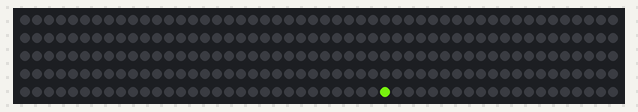
This sketch was run on a simulated Arduino Uno, built with avr-gcc and run on an emulated ATmega328P. Parts: 250 RGB LEDs in strip order, left to right, continuing on the next row. Dim RGB values are drawn brighter than linear; random numbers use the default seed unless the sketch sets one.

Above: at 0.16 s.
At 3.65 s:
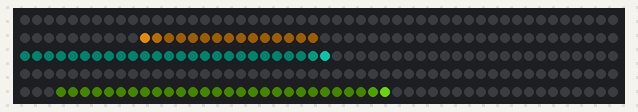
At 7.02 s:
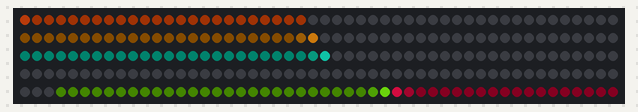
At 14.91 s:
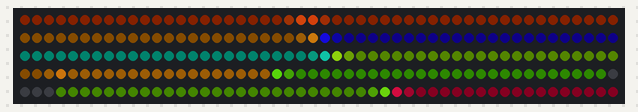
At 30.22 s:
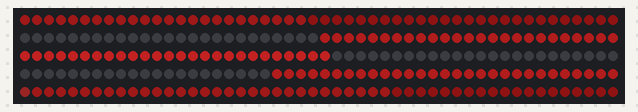
At 37.9 s:
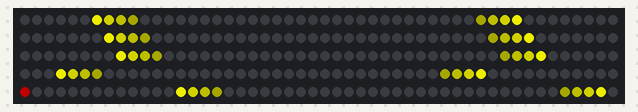

The sketch:

LED_Show_10arm.ino
```cpp
#include "FastLED.h"

#define NUM_LEDS 250
#define DATA_PIN 6

CRGB leds[NUM_LEDS];

void setup() {
	// set up
	FastLED.addLeds<WS2811,DATA_PIN, BRG>(leds, NUM_LEDS);
}

/**
 *
 */
void loop() {
	// 2 for chill 1 for upbeat
	int tempo = 1;

	clearAll();
	raveSnail(tempo * 20);
	oneArmWipe(tempo * 30); // wipe

	for (int i = 0; i < 4; i++) {
		randRainbowPulse(tempo * 30);
	}

	for (int i = 0; i < 4; i++) {
		oneArmSpin(tempo * 100);
	}

	for (int i = 0; i < 4; i++) {
		fireworks2(15 * tempo);
	}

	for (int i = 0; i < 4; i++) {
		fireworks1(15 * tempo);
	}

	for (int i = 0; i < 4; i++) {
		rotatingSpiral(tempo * 60);
	}

	explode(20, 30); // one big one to clear previous lights
	for (int i = 20; i > 0; i=i-4) {
		explode(i, 20);
	}
	oneArmWipe(tempo * 30); // wipe


	for (int i = 0; i < 4; i++) {
		randArmColors(tempo * 120);
	}

}

/**
 * run a colour all around the arms leaving a faint trail
 */
void raveSnail(int wait) {
	int sat = 200;
	// choose arm at random
	int arms[10] = { 4, 2, 6, 9, 0, 7, 3, 1, 5, 8 };
	for (int a=0; a<10; a++) {
		int arm = arms[a];
		int hue = random8();
		// start and center and run to end
		for (int i=0; i<25; i++) {
			pixelOnHSV(arm, i, hue, sat, 255);
			pixelOnHSV(arm, i-1, hue, sat, 150);
			pixelOnHSV(arm, i-2, hue, sat, 100);
			FastLED.show();
			delay(wait);
		}
		// run to back to center
		for (int i=25; i>=0; i--) {
			pixelOnHSV(arm, i, hue, sat, 200);
			pixelOnHSV(arm, i+1, hue, sat, 100);
			pixelOnHSV(arm, i+2, hue, sat, 50);
			FastLED.show();
			delay(wait);
		}
	}
}

/**
 * Loop around all 10 arms lighting up the whole thing in a random colour
 */
void randArmColors(int wait) {
	for (int i = 0; i < 10; i++) {
		int hue = randbetween(0, 255);
		int arm = randbetween(0, 9);
		armOnHSV(arm, hue, 200, 100);
		FastLED.show();
		delay(wait);
	}
}

/**
 * draw a red and white spiral and rotate it
 */
void rotatingSpiral(int wait) {
	for (int start_arm = 0; start_arm < 10; start_arm++) {
		int arm = start_arm;
		setAllHSV(0, 0, 50);
		int i = 0;
		while (i < 30) {
			// pixelOnHSV(arm, i-3, 0, 200, 50);
			pixelOnHSV(arm, i-2, 0, 200, 100);
			pixelOnHSV(arm, i-1, 0, 200, 150);
			pixelOnHSV(arm, i, 0, 200, 200);
			pixelOnHSV(arm, i+1, 0, 200, 150);
			pixelOnHSV(arm, i+2, 0, 200, 100);
			// pixelOnHSV(arm, i+3, 0, 200, 50);
			i++;
			arm++;
			if (arm > 9) { arm = 0; }
		}
		FastLED.show();
		delay(wait);
	}
}

/**
 * pulse center to edge and back with random colors
 */
void randRainbowPulse(int wait) {
	int hue = randbetween(0, 255);
	for (int pix = 0; pix < 30; pix++) {
		for (int arm = 0; arm < 10; arm++) {
			pixelOnHSV(arm, pix, hue, 250, 200);
			pixelOnHSV(arm, pix-1, hue, 210, 150);
			pixelOnHSV(arm, pix-2, hue, 170, 100);
			pixelOnHSV(arm, pix-3, hue, 130, 80);
		}
		FastLED.show();
		delay(wait);
	}
	hue = randbetween(0, 255);
	for (int pix = 30; pix > 0; pix--) {
		for (int arm = 0; arm < 10; arm++) {
			pixelOnHSV(arm, pix, hue, 250, 200);
			pixelOnHSV(arm, pix+1, hue, 210, 150);
			pixelOnHSV(arm, pix+2, hue, 170, 100);
			pixelOnHSV(arm, pix+3, hue, 130, 80);
		}
		FastLED.show();
		delay(wait);
	}
}

/**
 * Running two pulses at once, one going in a bouncing out
 */
void fireworks1(int wait) {
	for (int i = 8; i < 50; i++) {
		for (int arm = 0; arm < 10; arm++) {
			// reversed bit
			pixelOnRGB(arm, 16-i, 10, 10, 0); //yellow
			pixelOnRGB(arm, 15-i, 20, 20, 0); //yellow
			pixelOnRGB(arm, i-21, 40, 40, 0); //yellow
			pixelOnRGB(arm, i-20, 80, 80, 0); //yellow
			pixelOnRGB(arm, i-19, 120, 120, 0); //yellow
			pixelOnRGB(arm, i-18, 200, 200, 0); //yellow
			//normal bit
			pixelOnRGB(arm, i-3, 80, 0, 0); //red
			pixelOnRGB(arm, i-2, 160, 0, 0); //red
			pixelOnRGB(arm, i-1, 20, 0, 0); //red
			pixelOnRGB(arm, i, 40, 0, 0); //red
			pixelOnRGB(arm, i+1, 80, 0, 0); //red
			pixelOnRGB(arm, i+2, 200, 0, 0); //red
		}
		FastLED.show();
		delay(wait);
		clearAll();
	}
}

/**
 * Pulse a couple lights out
 */
void fireworks2(int wait) {
	for (int i = 0; i < 30; i++) {
		for (int arm = 0; arm < 10; arm++) {
			pixelOnHSV(arm, i, 160, 200, 200);
			pixelOnHSV(arm, i-1, 160, 200, 120);
			pixelOnHSV(arm, 30-i, 85, 200, 200);
			pixelOnHSV(arm, 30-i+1, 85, 200, 120);
		}
		FastLED.show();
		delay(wait);
		clearAll();
	}
}

/**
 * pulse all lights in rainbow
 */
void rainbow() {
	for (int hue = 0; hue < 256; hue=hue+1) {
		for (int arm = 0; arm < 10; arm++) {
			armOnHSV(arm, hue, 200, 100);
		}
		FastLED.show();
	}
}

/**
 * A single pulse going form the center to the 'size' and back
 */
void explode(int wait, int size) {
	for (int i = 0; i < size; i++) {
		for (int arm = 0; arm < 10; arm++) {
			pixelOnHSV(arm, i, 120, 150, 100);
			pixelOnHSV(arm, i+1, 120, 150, 200);
			pixelOnHSV(arm, i+2, 120, 150, 100);
		}
		FastLED.show();
		delay(wait);
		for (int arm = 0; arm < 10; arm++) {
			pixelOnHSV(arm, i, 0, 0, 0);
			pixelOnHSV(arm, i+1, 0, 0, 0);
			pixelOnHSV(arm, i+2, 0, 0, 0);
		}
		FastLED.show();
	}
	for (int i = size; i > 0; i--) {
		for (int arm = 0; arm < 10; arm++) {
			pixelOnHSV(arm, i, 120, 150, 100);
			pixelOnHSV(arm, i+1, 120, 150, 200);
			pixelOnHSV(arm, i+2, 120, 150, 100);
		}
		FastLED.show();
		delay(wait);
		for (int arm = 0; arm < 10; arm++) {
			pixelOnHSV(arm, i, 0, 0, 0);
			pixelOnHSV(arm, i+1, 0, 0, 0);
			pixelOnHSV(arm, i+2, 0, 0, 0);
		}
		FastLED.show();
	}
}

/**
 * Spin around all arms to 'wipe' an old pattern clean
 */
void oneArmWipe(int wait) {
	for (int i = 0; i < 10; i++) {
		armOnHSV(i,0,96,120);
		FastLED.show();
		delay(wait);
		armOnRGB(i,0,0,0);
		FastLED.show();
	}
}

/**
 * Make a spinning pattern with crude anti aliasing
 */
void oneArmSpin(int wait) {
	for (int i = 0; i < 10; i++) {

		int values[10] = { 60,90,120,150,120,90,60,0,0,0 };
		for (int j=0; j<10; j++) {
			armOnHSV(i+j, 0, 150, values[j]);
		}

		FastLED.show();
		delay(wait);
	}
}

/**
 * Make a spinning pattern with two colors
 */
void twoColorSpin(int wait) {
	for (int i = 0; i < 10; i++) {

		int values[10] = { 100,120,150,120,100,100,120,150,120,100 };
		int hues[10] = { 85,85,85,85,85,0,0,0,0,0 };
		for (int j=0; j<10; j++) {
			armOnHSV(i+j, hues[j], 150, values[j]);
		}

		FastLED.show();
		delay(wait);
	}
}

/**
 * Make a spinning pattern with crude anti aliasing
 */
void twoArmSpin(int wait) {
	for (int i = 0; i < 10; i++) {

		int values[10] = { 150,80,0,0,80,150,80,0,0,80 };
		for (int j=0; j<10; j++) {
			armOnHSV(i+j, 0, 150, values[j]);
		}

		FastLED.show();
		delay(wait);
	}
}

/**
 * Switch all lights on to a warm white
 */
void warmWhite() {
	for (int i = 0; i < 10; i++) {
		// armOnRGB(i, 255, 147, 41);
		armOnHSV(i, 30, 150, 200);
	}
	FastLED.show();
	delay(1000);
}

/***************************************
 * Utility functions from here down
 * only called by other funtions
 **************************************/

// clear all
void clearAll() {
	for (int i = 0; i < 10; i++) {
		armOnRGB(i, 0, 0, 0);
	}
}

// Set all lights to a color
void setAllHSV(int h, int s, int v) {
	for (int i = 0; i < 10; i++) {
		armOnHSV(i, h, s, v);
	}
}

// turn on an arm
void armOnRGB(int arm_num, int r, int g, int b) {
	while (arm_num >= 10) { arm_num = arm_num - 10; }
	for(int i = 0; i < 30; i++) {
		pixelOnRGB(arm_num, i, r, g, b);
	}
}
void armOnHSV(int arm_num, int h, int s, int v) {
	while (arm_num >= 10) { arm_num = arm_num - 10; }
	for(int i = 0; i < 30; i++) {
		pixelOnHSV(arm_num, i, h, s, v);
	}
}

// turn on a pixel
void pixelOnRGB(int arm_num, int rel_LED_num, int r, int g, int b) {
	int p = getPixel(arm_num, rel_LED_num);
	if (p != -1) {
		leds[p].setRGB(r,g,b);
	}
}
void pixelOnHSV(int arm_num, int rel_LED_num, int h, int s, int v) {
	int p = getPixel(arm_num, rel_LED_num);
	if (p != -1) {
		leds[p].setHSV(h,s,v);
	}
}

// generate random interger
int randbetween(int min, int max) {
	return rand()%(max-min + 1) + min;
}

// get a pixel based off it's arm and relative position number
int getPixel(int arm_num, int rel_LED_num) {
	int abs_LED_num = 0;
	int arm_0_pos = 0;
	bool reverse = false;

	// figure out if arm is postive or reverse
	if ( arm_num == 0 || arm_num == 2 || arm_num == 4 || arm_num == 6 || arm_num == 8 ) { reverse = true; }
	// if arm number is out of bounds return -1 (to ignore request)
	if ( arm_num > 9 ) { return -1; }

	// find absolute position of LED #0 based on arm number
	switch (arm_num) {
		case 0: arm_0_pos = 23; break;
		case 1: arm_0_pos = 75; break;
		case 2: arm_0_pos = 125; break;
		case 3: arm_0_pos = 171; break;
		case 4: arm_0_pos = 230; break;
		case 5: arm_0_pos = 24; break;
		case 6: arm_0_pos = 74; break;
		case 7: arm_0_pos = 126; break;
		case 8: arm_0_pos = 170; break;
		case 9: arm_0_pos = 231; break;
	}

	// if arm is postive add relative number, else minus relative nuber
	if (reverse) {
		abs_LED_num = arm_0_pos - rel_LED_num;
	} else {
		abs_LED_num = arm_0_pos + rel_LED_num;
	}

	// if absolute number is outside range, return -1
	switch (arm_num) {
		case 0: if (abs_LED_num < 0 || abs_LED_num > 23 ) { abs_LED_num = -1; } break;
		case 1: if (abs_LED_num < 75 || abs_LED_num > 99 ) { abs_LED_num = -1; } break;
		case 2: if (abs_LED_num < 100 || abs_LED_num > 125 ) { abs_LED_num = -1; } break;
		case 3: if (abs_LED_num < 171 || abs_LED_num > 199 ) { abs_LED_num = -1; } break;
		case 4: if (abs_LED_num < 200 || abs_LED_num > 230 ) { abs_LED_num = -1; } break;
		case 5: if (abs_LED_num < 24 || abs_LED_num > 49 ) { abs_LED_num = -1; } break;
		case 6: if (abs_LED_num < 50 || abs_LED_num > 74 ) { abs_LED_num = -1; } break;
		case 7: if (abs_LED_num < 126 || abs_LED_num > 149 ) { abs_LED_num = -1; } break;
		case 8: if (abs_LED_num < 150 || abs_LED_num > 170 ) { abs_LED_num = -1; } break;
		case 9: if (abs_LED_num < 231 || abs_LED_num > 249 ) { abs_LED_num = -1; } break;
	}

	return abs_LED_num;
}
```
